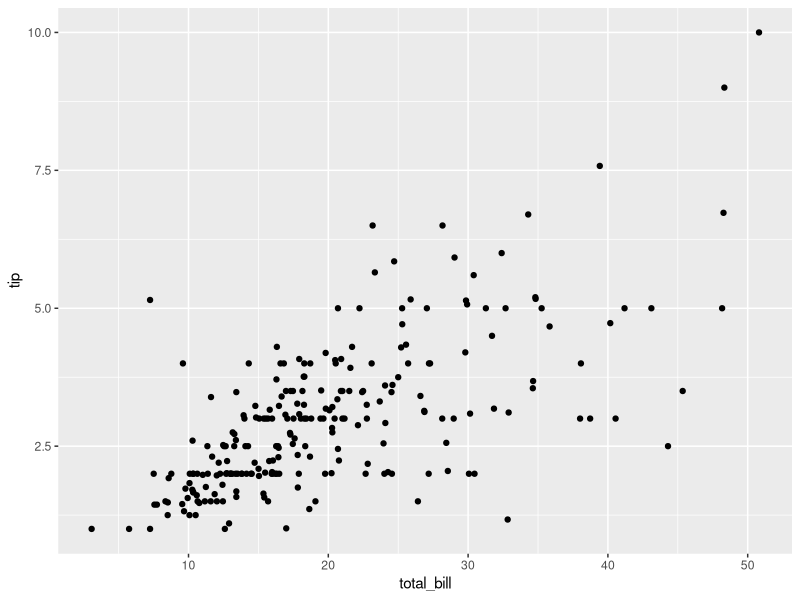
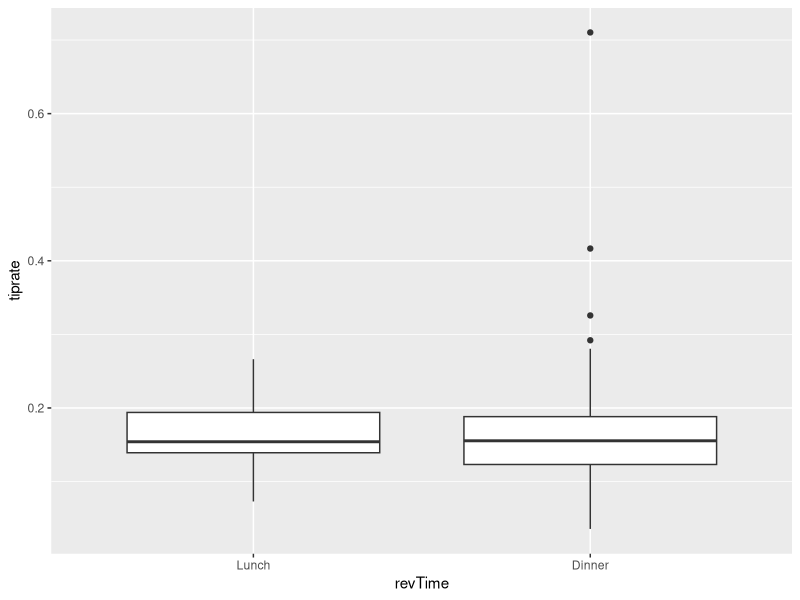
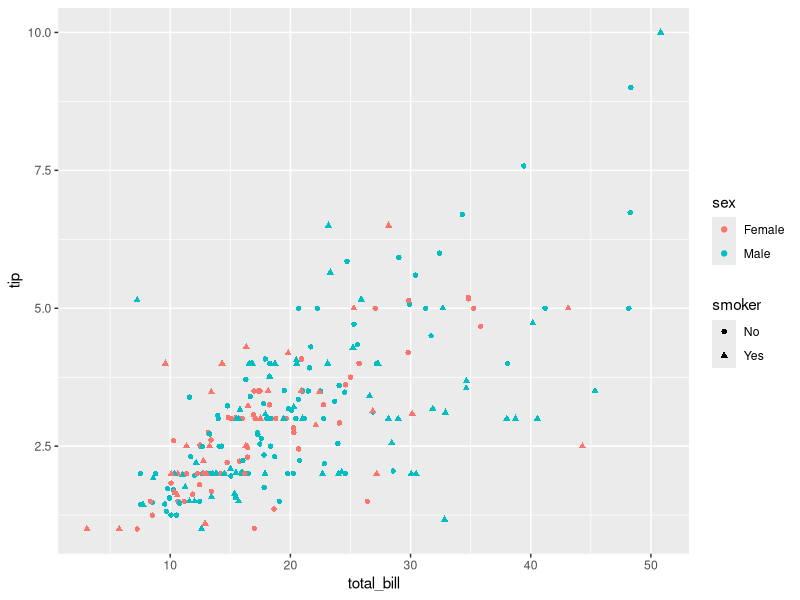
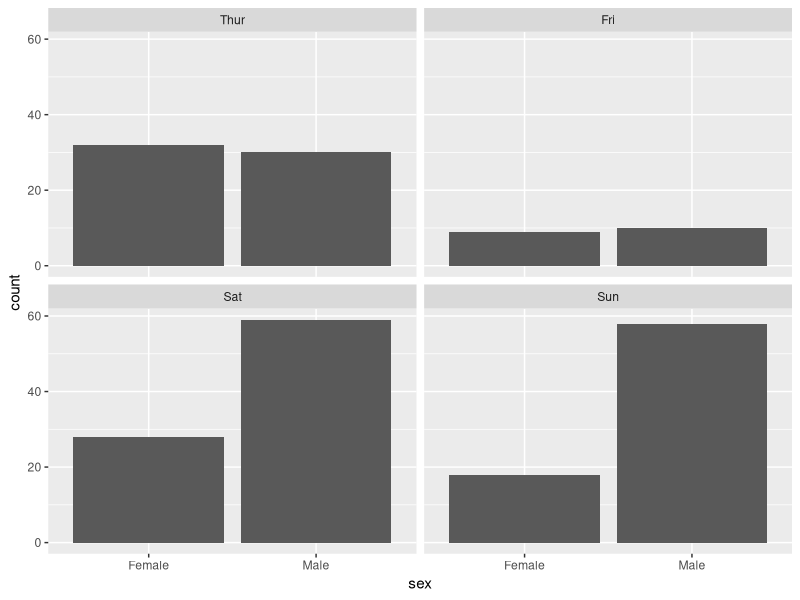

These charts were generated, in order, by the following R code:
## ---- chunk 1
# 1.
data(tips, package="reshape2")

numParty <- dim(tips)[1]
# The waiter served 244 parties
## ---- chunk 2
# 2.

str(tips)
# The type for each variable is listed first after the colon in the output for this function.
## ---- chunk 3
# 3.
x <- tips$day
levels(x) <- c('Thur', 'Fri', 'Sat', 'Sun')
levels(x)

## ---- chunk 4
# 4.
female5 <- tips[tips$sex == 'Female' & tips$size >= 5, ]
female5
## ---- chunk 5
# 5.
library(ggplot2)
ggplot(data = tips, aes(x = total_bill, y = tip)) + geom_point()
# There is a positive correlation between the total bill and the tip amount.Two abnormalities in the plot are a few random outliers and the wide spread of the points, particularly in the lower right quadrant of the graph.
## ---- chunk 6
# 6.
tiprate <- tips$tip/tips$total_bill
cbind(tips, tiprate)
mean(tiprate)
## ---- chunk 7
# 7.
lvl <- levels(tips$time)
revTime <- factor(tips$time, levels=rev(lvl))
ggplot(tips, aes(x=revTime, y=tiprate)) + geom_boxplot()
## ---- chunk 8
# 8.
ggplot(tips, aes(x=total_bill, y=tip, color=sex, shape=smoker)) + geom_point()
# Looking at the plot, there appear to be more Male data points in the upper quadrants of the graph, which indicates that men tend to give slightly higher tips than women. Additionally, there does not seem to be a significant difference between tip amounts for smokers vs. no-smokers, although non-smokers may have a slightly higher tip average.
## ---- chunk 9
# 9.
lvlDays <- levels(tips$day)
newDays <- factor(tips$day, levels = c('Thur', 'Fri', 'Sat', 'Sun'))
ggplot(tips, aes(x=sex)) + geom_bar() + facet_wrap(newDays)
# Men tend to pay the tip more often on Fridays and weekends, while women tend to pay the tip more on Thursdays.
